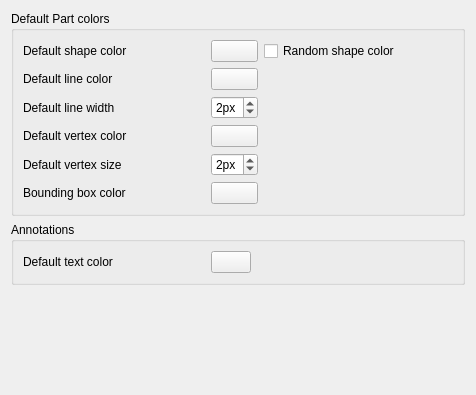
<?xml version="1.0" encoding="UTF-8"?>
<ui version="4.0">
 <class>PartGui::DlgSettingsObjectColor</class>
 <widget class="QWidget" name="PartGui::DlgSettingsObjectColor">
  <property name="geometry">
   <rect>
    <x>0</x>
    <y>0</y>
    <width>476</width>
    <height>395</height>
   </rect>
  </property>
  <property name="windowTitle">
   <string>Part colors</string>
  </property>
  <layout class="QVBoxLayout" name="verticalLayout">
   <item>
    <widget class="QGroupBox" name="groupBoxDefaultColors">
     <property name="title">
      <string>Default Part colors</string>
     </property>
     <layout class="QHBoxLayout" name="horizontalLayout">
      <item>
       <layout class="QGridLayout" name="gridLayout">
        <item row="3" column="0">
         <widget class="QLabel" name="label_10">
          <property name="minimumSize">
           <size>
            <width>182</width>
            <height>0</height>
           </size>
          </property>
          <property name="text">
           <string>Default vertex color</string>
          </property>
         </widget>
        </item>
        <item row="5" column="0">
         <widget class="QLabel" name="label_8">
          <property name="minimumSize">
           <size>
            <width>182</width>
            <height>0</height>
           </size>
          </property>
          <property name="text">
           <string>Bounding box color</string>
          </property>
         </widget>
        </item>
        <item row="0" column="0">
         <widget class="QLabel" name="label_6">
          <property name="minimumSize">
           <size>
            <width>182</width>
            <height>0</height>
           </size>
          </property>
          <property name="text">
           <string>Default shape color</string>
          </property>
         </widget>
        </item>
        <item row="1" column="1">
         <widget class="Gui::PrefColorButton" name="DefaultShapeLineColor">
          <property name="toolTip">
           <string>The default line color for new shapes</string>
          </property>
          <property name="color" stdset="0">
           <color>
            <red>25</red>
            <green>25</green>
            <blue>25</blue>
           </color>
          </property>
          <property name="prefEntry" stdset="0">
           <cstring>DefaultShapeLineColor</cstring>
          </property>
          <property name="prefPath" stdset="0">
           <cstring>View</cstring>
          </property>
         </widget>
        </item>
        <item row="0" column="1">
         <widget class="Gui::PrefColorButton" name="DefaultShapeColor">
          <property name="toolTip">
           <string>The default color for new shapes</string>
          </property>
          <property name="color" stdset="0">
           <color>
            <red>204</red>
            <green>204</green>
            <blue>204</blue>
           </color>
          </property>
          <property name="prefEntry" stdset="0">
           <cstring>DefaultShapeColor</cstring>
          </property>
          <property name="prefPath" stdset="0">
           <cstring>View</cstring>
          </property>
         </widget>
        </item>
        <item row="2" column="1">
         <widget class="Gui::PrefSpinBox" name="DefaultShapeLineWidth">
          <property name="toolTip">
           <string>The default line thickness for new shapes</string>
          </property>
          <property name="suffix">
           <string>px</string>
          </property>
          <property name="maximum">
           <number>9</number>
          </property>
          <property name="value">
           <number>2</number>
          </property>
          <property name="prefEntry" stdset="0">
           <cstring>DefaultShapeLineWidth</cstring>
          </property>
          <property name="prefPath" stdset="0">
           <cstring>View</cstring>
          </property>
         </widget>
        </item>
        <item row="4" column="1">
         <widget class="Gui::PrefSpinBox" name="DefaultShapeVertexWidth">
          <property name="toolTip">
           <string>The default size for new vertices</string>
          </property>
          <property name="suffix">
           <string>px</string>
          </property>
          <property name="maximum">
           <number>9</number>
          </property>
          <property name="value">
           <number>2</number>
          </property>
          <property name="prefEntry" stdset="0">
           <cstring>DefaultShapeVertexWidth</cstring>
          </property>
          <property name="prefPath" stdset="0">
           <cstring>View</cstring>
          </property>
         </widget>
        </item>
        <item row="5" column="1">
         <widget class="Gui::PrefColorButton" name="BoundingBoxColor">
          <property name="toolTip">
           <string>The color of bounding boxes in the 3D view</string>
          </property>
          <property name="color" stdset="0">
           <color>
            <red>255</red>
            <green>255</green>
            <blue>255</blue>
           </color>
          </property>
          <property name="prefEntry" stdset="0">
           <cstring>BoundingBoxColor</cstring>
          </property>
          <property name="prefPath" stdset="0">
           <cstring>View</cstring>
          </property>
         </widget>
        </item>
        <item row="4" column="0">
         <widget class="QLabel" name="label_11">
          <property name="minimumSize">
           <size>
            <width>182</width>
            <height>0</height>
           </size>
          </property>
          <property name="text">
           <string>Default vertex size</string>
          </property>
         </widget>
        </item>
        <item row="2" column="0">
         <widget class="QLabel" name="label_9">
          <property name="minimumSize">
           <size>
            <width>182</width>
            <height>0</height>
           </size>
          </property>
          <property name="text">
           <string>Default line width</string>
          </property>
         </widget>
        </item>
        <item row="1" column="0">
         <widget class="QLabel" name="label_7">
          <property name="minimumSize">
           <size>
            <width>182</width>
            <height>0</height>
           </size>
          </property>
          <property name="text">
           <string>Default line color</string>
          </property>
         </widget>
        </item>
        <item row="3" column="1">
         <widget class="Gui::PrefColorButton" name="DefaultShapeVertexColor">
          <property name="toolTip">
           <string>The default color for new vertices</string>
          </property>
          <property name="color" stdset="0">
           <color>
            <red>25</red>
            <green>25</green>
            <blue>25</blue>
           </color>
          </property>
          <property name="prefEntry" stdset="0">
           <cstring>DefaultShapeVertexColor</cstring>
          </property>
          <property name="prefPath" stdset="0">
           <cstring>View</cstring>
          </property>
         </widget>
        </item>
        <item row="0" column="2">
         <widget class="Gui::PrefCheckBox" name="checkRandomColor">
          <property name="text">
           <string>Random shape color</string>
          </property>
          <property name="prefEntry" stdset="0">
           <cstring>RandomColor</cstring>
          </property>
          <property name="prefPath" stdset="0">
           <cstring>View</cstring>
          </property>
         </widget>
        </item>
       </layout>
      </item>
      <item>
       <spacer name="horizontalSpacer">
        <property name="orientation">
         <enum>Qt::Horizontal</enum>
        </property>
        <property name="sizeHint" stdset="0">
         <size>
          <width>28</width>
          <height>20</height>
         </size>
        </property>
       </spacer>
      </item>
     </layout>
    </widget>
   </item>
   <item>
    <widget class="QGroupBox" name="groupBox">
     <property name="title">
      <string>Annotations</string>
     </property>
     <layout class="QHBoxLayout" name="horizontalLayout_2">
      <item>
       <layout class="QGridLayout" name="gridLayout_2">
        <item row="0" column="0">
         <widget class="QLabel" name="label">
          <property name="minimumSize">
           <size>
            <width>182</width>
            <height>0</height>
           </size>
          </property>
          <property name="text">
           <string>Default text color</string>
          </property>
         </widget>
        </item>
        <item row="0" column="1">
         <widget class="Gui::PrefColorButton" name="AnnotationTextColor">
          <property name="prefEntry" stdset="0">
           <cstring>AnnotationTextColor</cstring>
          </property>
          <property name="prefPath" stdset="0">
           <cstring>View</cstring>
          </property>
         </widget>
        </item>
       </layout>
      </item>
      <item>
       <spacer name="horizontalSpacer_2">
        <property name="orientation">
         <enum>Qt::Horizontal</enum>
        </property>
        <property name="sizeHint" stdset="0">
         <size>
          <width>40</width>
          <height>20</height>
         </size>
        </property>
       </spacer>
      </item>
     </layout>
    </widget>
   </item>
   <item>
    <spacer name="verticalSpacer">
     <property name="orientation">
      <enum>Qt::Vertical</enum>
     </property>
     <property name="sizeHint" stdset="0">
      <size>
       <width>20</width>
       <height>217</height>
      </size>
     </property>
    </spacer>
   </item>
  </layout>
 </widget>
 <customwidgets>
  <customwidget>
   <class>Gui::ColorButton</class>
   <extends>QPushButton</extends>
   <header>Gui/Widgets.h</header>
  </customwidget>
  <customwidget>
   <class>Gui::PrefSpinBox</class>
   <extends>QSpinBox</extends>
   <header>Gui/PrefWidgets.h</header>
  </customwidget>
  <customwidget>
   <class>Gui::PrefColorButton</class>
   <extends>Gui::ColorButton</extends>
   <header>Gui/PrefWidgets.h</header>
  </customwidget>
  <customwidget>
   <class>Gui::PrefCheckBox</class>
   <extends>QCheckBox</extends>
   <header>Gui/PrefWidgets.h</header>
  </customwidget>
 </customwidgets>
 <tabstops>
  <tabstop>DefaultShapeColor</tabstop>
  <tabstop>DefaultShapeLineWidth</tabstop>
  <tabstop>DefaultShapeLineColor</tabstop>
  <tabstop>BoundingBoxColor</tabstop>
 </tabstops>
 <resources/>
 <connections>
  <connection>
   <sender>checkRandomColor</sender>
   <signal>toggled(bool)</signal>
   <receiver>DefaultShapeColor</receiver>
   <slot>setDisabled(bool)</slot>
   <hints>
    <hint type="sourcelabel">
     <x>20</x>
     <y>20</y>
    </hint>
    <hint type="destinationlabel">
     <x>20</x>
     <y>20</y>
    </hint>
   </hints>
  </connection>
 </connections>
</ui>
